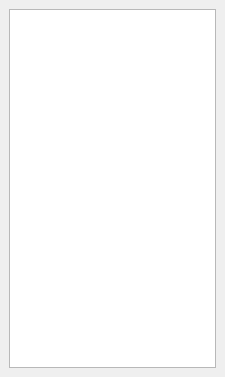
<?xml version="1.0" encoding="UTF-8"?>
<ui version="4.0">
 <class>DockWidget</class>
 <widget class="QDockWidget" name="DockWidget">
  <property name="geometry">
   <rect>
    <x>0</x>
    <y>0</y>
    <width>225</width>
    <height>377</height>
   </rect>
  </property>
  <property name="features">
   <set>QDockWidget::DockWidgetFloatable|QDockWidget::DockWidgetMovable</set>
  </property>
  <property name="windowTitle">
   <string>Qvet maps</string>
  </property>
  <widget class="QWidget" name="dockWidgetContents">
   <layout class="QGridLayout" name="gridLayout">
    <item row="0" column="0">
     <widget class="QTableView" name="tableView">
      <property name="editTriggers">
       <set>QAbstractItemView::NoEditTriggers</set>
      </property>
      <property name="selectionMode">
       <enum>QAbstractItemView::SingleSelection</enum>
      </property>
      <property name="selectionBehavior">
       <enum>QAbstractItemView::SelectRows</enum>
      </property>
      <attribute name="horizontalHeaderVisible">
       <bool>false</bool>
      </attribute>
      <attribute name="horizontalHeaderStretchLastSection">
       <bool>true</bool>
      </attribute>
      <attribute name="verticalHeaderVisible">
       <bool>false</bool>
      </attribute>
     </widget>
    </item>
   </layout>
  </widget>
 </widget>
 <resources/>
 <connections/>
</ui>
